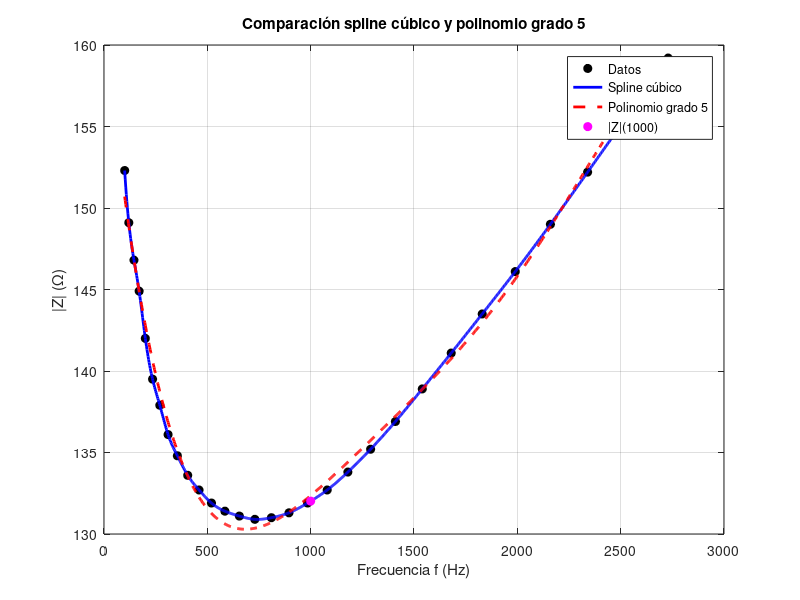

The MATLAB script that drew this image:
clc; clear; close all;

f = [100 120 145 170 200 235 270 310 355 405 ...
     460 520 585 655 730 810 895 985 1080 1180 ...
     1290 1410 1540 1680 1830 1990 2160 2340 2530 2730];

Z = [152.3 149.1 146.8 144.9 142.0 139.5 137.9 136.1 134.8 133.6 ...
     132.7 131.9 131.4 131.1 130.9 131.0 131.3 131.9 132.7 133.8 ...
     135.2 136.9 138.9 141.1 143.5 146.1 149.0 152.2 155.6 159.2];

fg = linspace(min(f),max(f),1000);

sp = spline(f,Z);
Zs = ppval(sp,fg);

p5 = polyfit(f,Z,5);
Zp5 = polyval(p5,fg);

Z1000_spline = ppval(sp,1000);
Z1000_p5 = polyval(p5,1000);

fprintf('|Z|(1000) con spline = %.4f ohmios\n', Z1000_spline);
fprintf('|Z|(1000) con polinomio grado 5 = %.4f ohmios\n', Z1000_p5);

figure;
plot(f,Z,'ko','MarkerFaceColor','k');
hold on;
plot(fg,Zs,'b','LineWidth',2);
plot(fg,Zp5,'r--','LineWidth',2);
plot(1000,Z1000_spline,'mo','MarkerFaceColor','m');
grid on;
xlabel('Frecuencia f (Hz)');
ylabel('|Z| (\Omega)');
title('Comparación spline cúbico y polinomio grado 5');
legend('Datos','Spline cúbico','Polinomio grado 5','|Z|(1000)');
